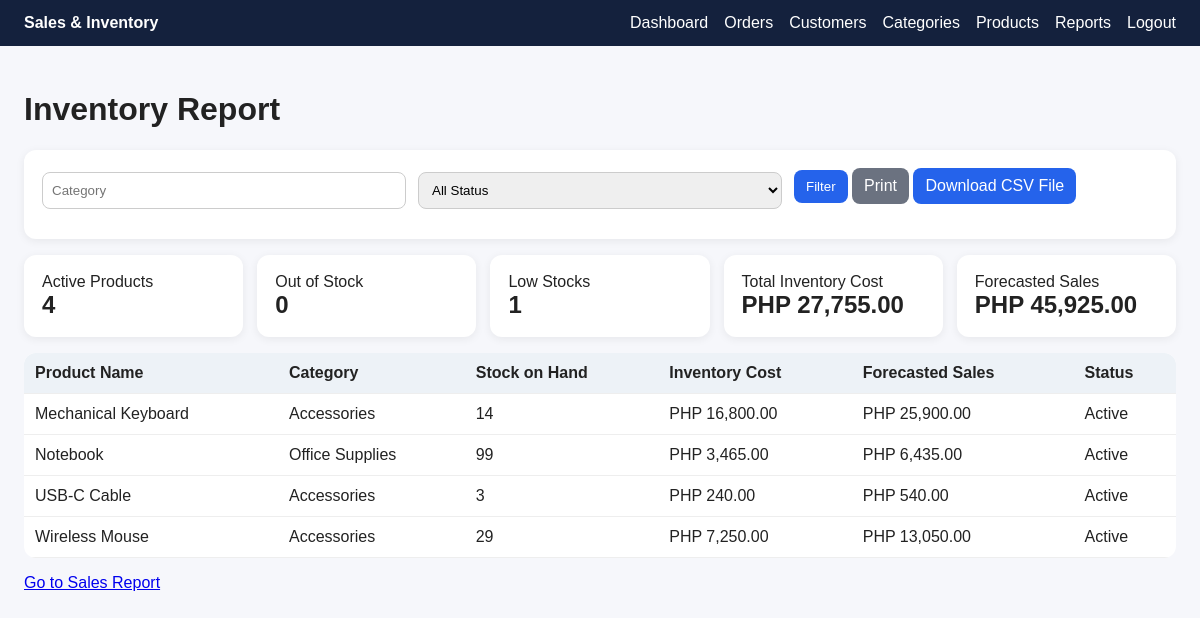
Page /modules/reports/inventory.php (signed in) on the committed database.
### tables this page shows
CREATE TABLE IF NOT EXISTS `products` (
  `id` int NOT NULL AUTO_INCREMENT,
  `sku` varchar(60) NOT NULL,
  `product_name` varchar(150) NOT NULL,
  `category_id` int NOT NULL,
  `stock_on_hand` int NOT NULL DEFAULT '0',
  `low_stock_alert` int NOT NULL DEFAULT '5',
  `price` decimal(12,2) NOT NULL DEFAULT '0.00',
  `cost_per_item` decimal(12,2) NOT NULL DEFAULT '0.00',
  `product_photo` varchar(255) DEFAULT NULL,
  `status` enum('Active','Inactive') DEFAULT 'Active',
  `created_at` timestamp NULL DEFAULT CURRENT_TIMESTAMP,
  PRIMARY KEY (`id`),
  UNIQUE KEY `sku` (`sku`),
  KEY `category_id` (`category_id`)
);

CREATE TABLE IF NOT EXISTS `categories` (
  `id` int NOT NULL AUTO_INCREMENT,
  `category_name` varchar(120) NOT NULL,
  `status` enum('Active','Inactive') DEFAULT 'Active',
  `created_at` timestamp NULL DEFAULT CURRENT_TIMESTAMP,
  PRIMARY KEY (`id`),
  UNIQUE KEY `category_name` (`category_name`)
);

### includes/functions.php (called while the page is built, shortened)
<?php
function e($value)
{
    return htmlspecialchars((string) $value, ENT_QUOTES, 'UTF-8');
}
function money($n)
{
    return 'PHP ' . number_format((float) $n, 2);
}
?>

### modules/reports/inventory.php (the view, shortened to what this page needs)
<?php require_once '../../config/database.php';
require_once '../../includes/functions.php';
$where = 'WHERE 1=1';
$params = [];
$stmt = $pdo->prepare("SELECT p.*, c.category_name, (p.stock_on_hand*p.cost_per_item) inventory_cost, (p.stock_on_hand*p.price) forecasted_sales FROM products p JOIN categories c ON c.id=p.category_id $where ORDER BY p.product_name");
$stmt->execute($params);
$rows = $stmt->fetchAll();
$active = 0;
$out = 0;
$low = 0;
$cost = 0;
$forecast = 0;
foreach ($rows as $r) {
    if ($r['status'] == 'Active')
        $active++;
    if ($r['stock_on_hand'] <= $r['low_stock_alert'])
        $low++;
    $cost += $r['inventory_cost'];
    $forecast += $r['forecasted_sales'];
}
include '../../includes/header.php'; ?>
<h1>Inventory Report</h1>
<form class="card noprint">
    <div class="row"><input name="category" placeholder="Category" value="<?= e($_GET['category'] ?? '') ?>"><select
            name="status">
            <option value="">All Status</option>
        </select>
        <div><button>Filter</button> <a class="btn gray" onclick="print()">Print</a> <a class="btn"
                href="?<?= http_build_query(array_merge($_GET, ['export' => 1])) ?>">Download CSV File</a></div>
    </div>
</form>
<div class="grid">
    <div class="card">Active Products<div class="metric"><?= $active ?></div>
    </div>
    <div class="card">Out of Stock<div class="metric"><?= $out ?></div>
    </div>
    <div class="card">Low Stocks<div class="metric"><?= $low ?></div>
    </div>
    <div class="card">Total Inventory Cost<div class="metric"><?= money($cost) ?></div>
    </div>
    <div class="card">Forecasted Sales<div class="metric"><?= money($forecast) ?></div>
    </div>
</div>
<table>
    <tr>
        <th>Product Name</th>
        <th>Category</th>
        <th>Stock on Hand</th>
        <th>Inventory Cost</th>
        <th>Forecasted Sales</th>
        <th>Status</th>
    </tr><?php foreach ($rows as $r): ?>
        <tr>
            <td><?= e($r['product_name']) ?></td>
            <td><?= e($r['category_name']) ?></td>
            <td><?= e($r['stock_on_hand']) ?></td>
            <td><?= money($r['inventory_cost']) ?></td>
            <td><?= money($r['forecasted_sales']) ?></td>
            <td><?= e($r['status']) ?></td>
        </tr><?php endforeach; ?>
</table>
<p><a href="sales.php">Go to Sales Report</a></p><?php include '../../includes/footer.php'; ?>

### assets/css/style.css (style rules this page uses)
* { box-sizing: border-box }
body { font-family: Arial, sans-serif; margin: 0; background: #f6f7fb; color: #222 }
.card { background: #fff; border-radius: 12px; padding: 18px; margin-bottom: 16px; box-shadow: 0 2px 10px #0001 }
.grid { display: grid; grid-template-columns: repeat(auto-fit, minmax(180px, 1fr)); gap: 14px }
.metric { font-size: 24px; font-weight: bold }
table { width: 100%; border-collapse: collapse; background: #fff; border-radius: 12px; overflow: hidden }
th, td { padding: 11px; border-bottom: 1px solid #eee; text-align: left }
th { background: #edf2f7 }
.btn, button { display: inline-block; padding: 9px 12px; border-radius: 8px; background: #2563eb; color: #fff; text-decoration: none; border: 0; cursor: pointer }
.btn.gray { background: #6b7280 }
input, select, textarea { width: 100%; padding: 9px; border: 1px solid #ccc; border-radius: 8px; margin: 4px 0 12px }
.row { display: grid; grid-template-columns: repeat(auto-fit, minmax(220px, 1fr)); gap: 12px }

### rows in the picture
products: product_name "Mechanical Keyboard", category.category_name "Accessories", stock_on_hand "14", inventory_cost "PHP 16,800.00", forecasted_sales "PHP 25,900.00", status "Active"
products: product_name "Notebook", category.category_name "Office Supplies", stock_on_hand "99", inventory_cost "PHP 3,465.00", forecasted_sales "PHP 6,435.00", status "Active"
products: product_name "USB-C Cable", category.category_name "Accessories", stock_on_hand "3", inventory_cost "PHP 240.00", forecasted_sales "PHP 540.00", status "Active"
products: product_name "Wireless Mouse", category.category_name "Accessories", stock_on_hand "29", inventory_cost "PHP 7,250.00", forecasted_sales "PHP 13,050.00", status "Active"

### other values in the picture
$active "4"
$out "0"
$low "1"
money($cost) "PHP 27,755.00"
money($forecast) "PHP 45,925.00"
